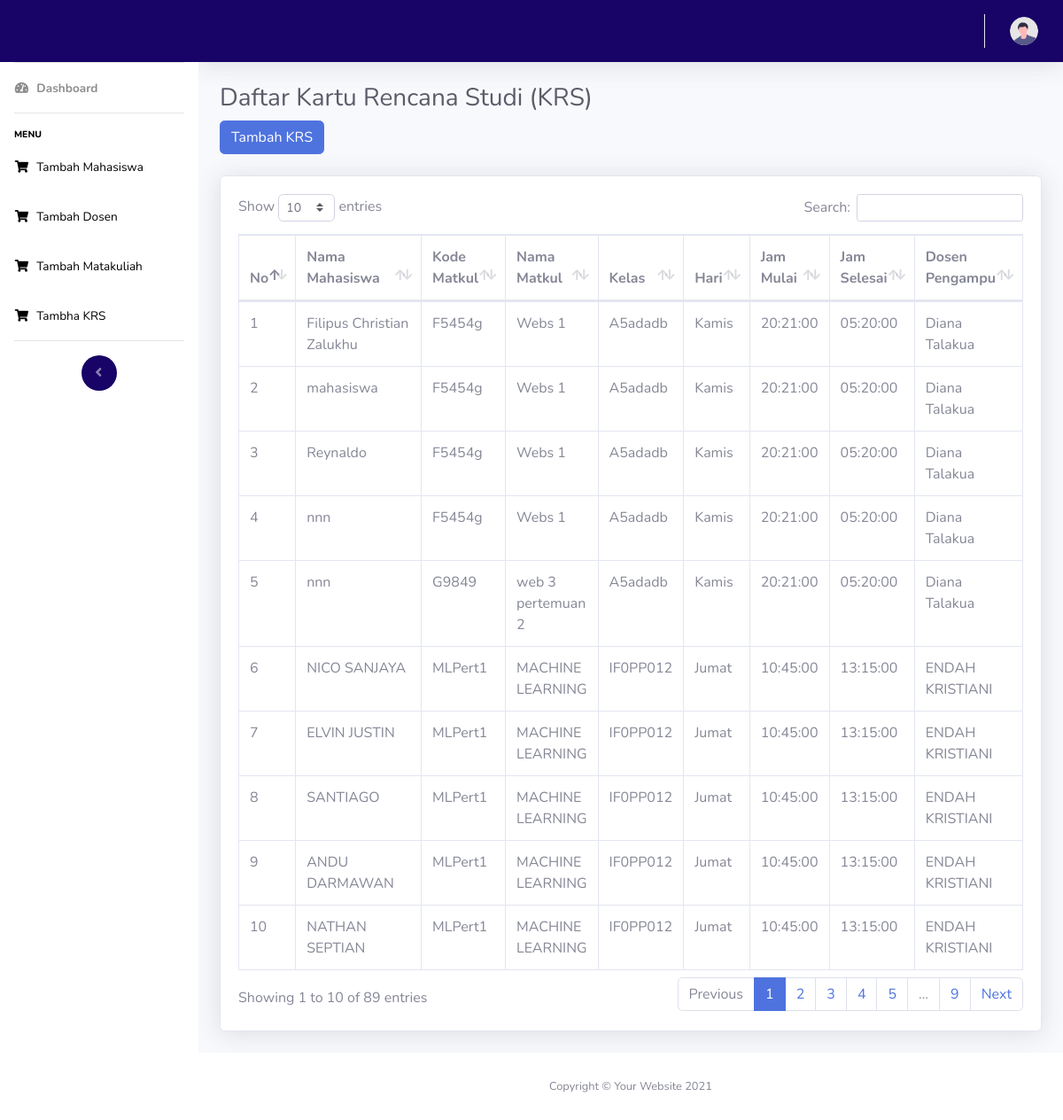
The app's page /admin/krs.php with its own data.
### tables this page shows
CREATE TABLE `krs` (
  `id` int(11) NOT NULL,
  `id_mahasiswa` int(11) NOT NULL,
  `id_matkul` int(11) NOT NULL
);

CREATE TABLE `mahasiswa` (
  `id` int(11) NOT NULL,
  `id_user` int(11) NOT NULL,
  `nama_mahasiswa` varchar(255) NOT NULL,
  `nim` varchar(10) NOT NULL,
  `milis` varchar(255) NOT NULL,
  `email` varchar(255) NOT NULL
);

CREATE TABLE `matkul` (
  `id` int(11) NOT NULL,
  `id_dosen` int(11) NOT NULL,
  `kode_matkul` varchar(10) NOT NULL,
  `nama_matkul` varchar(255) NOT NULL,
  `kelas` varchar(10) NOT NULL,
  `hari` varchar(10) NOT NULL,
  `jam_mulai` time NOT NULL,
  `jam_selesai` time NOT NULL
);

CREATE TABLE `dosen` (
  `id` int(11) NOT NULL,
  `id_user` int(11) NOT NULL,
  `nid` varchar(10) NOT NULL,
  `nama_dosen` varchar(255) NOT NULL,
  `email` varchar(255) NOT NULL
);

### admin/krs.php (the view, shortened to what this page needs)
<?php include 'assets/navbar.php'; ?>
<div class="container-fluid">
    <h1 class="h3 mb-2 text-gray-800">Daftar Kartu Rencana Studi (KRS)</h1>
    <button type="button" class="btn btn-primary" data-toggle="modal" data-target="#tambahKRSModal">
        Tambah KRS
    </button>
    <br>
    <br>
    <div class="card shadow mb-4">
        <div class="card-body">
            <div class="table-responsive">
                <table class="table table-bordered" id="dataTable" width="100%" cellspacing="0">
                    <thead>
                        <tr>
                            <th>No</th>
                            <th>Nama Mahasiswa</th>
                            <th>Kode Matkul</th>
                            <th>Nama Matkul</th>
                            <th>Kelas</th>
                            <th>Hari</th>
                            <th>Jam Mulai</th>
                            <th>Jam Selesai</th>
                            <th>Dosen Pengampu</th>
                        </tr>
                    </thead>
                    <tbody>
                        <?php
                        require_once '../include/config.php';
                        $query = "SELECT K.id, M.nama_mahasiswa, MK.kode_matkul, MK.nama_matkul, MK.kelas, MK.hari, MK.jam_mulai, MK.jam_selesai, D.nama_dosen
                                  FROM krs K
                                  INNER JOIN mahasiswa M ON K.id_mahasiswa = M.id
                                  INNER JOIN matkul MK ON K.id_matkul = MK.id
                                  INNER JOIN dosen D ON MK.id_dosen = D.id";
                       $result = $conn->query($query);
                       if ($result->num_rows > 0) {
                           $no = 1;
                            while ($row = $result->fetch_assoc()) {
                                echo "<tr>";
                                echo "<td>" . $no++ . "</td>";
                                echo "<td>" . $row["nama_mahasiswa"] . "</td>";
                                echo "<td>" . $row["kode_matkul"] . "</td>";
                                echo "<td>" . $row["nama_matkul"] . "</td>";
                                echo "<td>" . $row["kelas"] . "</td>";
                                echo "<td>" . $row["hari"] . "</td>";
                                echo "<td>" . $row["jam_mulai"] . "</td>";
                                echo "<td>" . $row["jam_selesai"] . "</td>";
                                echo "<td>" . $row["nama_dosen"] . "</td>";
                                echo "</tr>";
                            }
                        } else {
                            echo "<tr><td colspan='9'>Tidak ada data KRS.</td></tr>";
                        }
                        ?>
                    </tbody>
                </table>
            </div>
        </div>
    </div>
</div>
<?php include 'assets/footer.php'; ?>

### admin/assets/navbar.php (shortened to what this page needs)
<!DOCTYPE html>
<html lang="en">
<head>
    <link href="vendor/fontawesome-free/css/all.min.css" rel="stylesheet" type="text/css">
    <link href="css/sb-admin-2.min.css" rel="stylesheet">
    <link href="css/sb-admin-2.min.css" rel="stylesheet">
    <link href="vendor/datatables/dataTables.bootstrap4.min.css" rel="stylesheet">
</head>
<body id="page-top">
    <div id="wrapper">
        <ul class="navbar-nav bg-gradient-primary1 sidebar sidebar-dark accordion" id="accordionSidebar">
            <a class="sidebar-brand d-flex align-items-center justify-content-center" href="index.php" style="background-color: #180366; color: white;">
            </a>
            <hr class="sidebar-divider my-0">
            <li class="nav-item active">
                <a class="nav-link" href="index.php">
                    <i class="fas fa-fw fa-tachometer-alt"></i>
                    <span>Dashboard</span></a>
            </li>
            <hr class="sidebar-divider">
            <div class="sidebar-heading">
                Menu
            </div>
            <li class="nav-item">
                <a class="nav-link" href="mahasiswa.php">
                    <i class="fas fa-fw fa-shopping-cart"></i>
                    <span>Tambah Mahasiswa</span>
                </a>
            </li>
            <li class="nav-item">
                <a class="nav-link" href="dosen.php">
                    <i class="fas fa-fw fa-shopping-cart"></i>
                    <span>Tambah Dosen</span>
                </a>
            </li>
            <li class="nav-item">
                <a class="nav-link" href="matakuliah.php">
                    <i class="fas fa-fw fa-shopping-cart"></i>
                    <span>Tambah Matakuliah</span>
                </a>
            </li>
            <li class="nav-item">
                <a class="nav-link" href="krs.php">
                    <i class="fas fa-fw fa-shopping-cart"></i>
                    <span>Tambha KRS</span>
                </a>
            </li>
            <hr class="sidebar-divider d-none d-md-block">
            <div class="text-center d-none d-md-inline">
                <button class="rounded-circle border-0" id="sidebarToggle"></button>
            </div>
        </ul>
        <div id="content-wrapper" class="d-flex flex-column">
            <div id="content">
                <nav class="navbar navbar-expand navbar-light bg-primery topbar mb-4 static-top shadow" style="background-color: #180366; color: white;">
                    <ul class="navbar-nav ml-auto">
                        <li class="nav-item dropdown no-arrow">
                            <a class="nav-link dropdown-toggle" href="#" id="userDropdown" role="button" data-toggle="dropdown" aria-haspopup="true" aria-expanded="false">
                                <img class="img-profile rounded-circle" src="img/undraw_profile.svg">
                            </a>
                        </li>
                    </ul>
                </nav>

### admin/assets/footer.php (shortened to what this page needs)
<footer class="sticky-footer bg-white">
    <div class="container my-auto">
        <div class="copyright text-center my-auto">
            <span>Copyright &copy; Your Website 2021</span>
        </div>
    </div>
</footer>
</div>
</div>
</body>
</html>

### records on screen
krs: id_mahasiswa.nama_mahasiswa "Filipus Christian Zalukhu", id_matkul.kode_matkul "F5454g", id_matkul.nama_matkul "Webs 1", id_matkul.kelas "A5adadb", id_matkul.hari "Kamis", id_matkul.jam_mulai "20:21:00", id_matkul.jam_selesai "05:20:00", dosen.nama_dosen "Diana Talakua"
krs: id_mahasiswa.nama_mahasiswa "mahasiswa", id_matkul.kode_matkul "F5454g", id_matkul.nama_matkul "Webs 1", id_matkul.kelas "A5adadb", id_matkul.hari "Kamis", id_matkul.jam_mulai "20:21:00", id_matkul.jam_selesai "05:20:00", dosen.nama_dosen "Diana Talakua"
krs: id_mahasiswa.nama_mahasiswa "Reynaldo", id_matkul.kode_matkul "F5454g", id_matkul.nama_matkul "Webs 1", id_matkul.kelas "A5adadb", id_matkul.hari "Kamis", id_matkul.jam_mulai "20:21:00", id_matkul.jam_selesai "05:20:00", dosen.nama_dosen "Diana Talakua"
krs: id_mahasiswa.nama_mahasiswa "nnn", id_matkul.kode_matkul "F5454g", id_matkul.nama_matkul "Webs 1", id_matkul.kelas "A5adadb", id_matkul.hari "Kamis", id_matkul.jam_mulai "20:21:00", id_matkul.jam_selesai "05:20:00", dosen.nama_dosen "Diana Talakua"
krs: id_mahasiswa.nama_mahasiswa "nnn", id_matkul.kode_matkul "G9849", id_matkul.nama_matkul "web 3 pertemuan 2", id_matkul.kelas "A5adadb", id_matkul.hari "Kamis", id_matkul.jam_mulai "20:21:00", id_matkul.jam_selesai "05:20:00", dosen.nama_dosen "Diana Talakua"
krs: id_mahasiswa.nama_mahasiswa "NICO SANJAYA", id_matkul.kode_matkul "MLPert1", id_matkul.nama_matkul "MACHINE LEARNING", id_matkul.kelas "IF0PP012", id_matkul.hari "Jumat", id_matkul.jam_mulai "10:45:00", id_matkul.jam_selesai "13:15:00", dosen.nama_dosen "ENDAH KRISTIANI"
krs: id_mahasiswa.nama_mahasiswa "ELVIN JUSTIN", id_matkul.kode_matkul "MLPert1", id_matkul.nama_matkul "MACHINE LEARNING", id_matkul.kelas "IF0PP012", id_matkul.hari "Jumat", id_matkul.jam_mulai "10:45:00", id_matkul.jam_selesai "13:15:00", dosen.nama_dosen "ENDAH KRISTIANI"
krs: id_mahasiswa.nama_mahasiswa "SANTIAGO", id_matkul.kode_matkul "MLPert1", id_matkul.nama_matkul "MACHINE LEARNING", id_matkul.kelas "IF0PP012", id_matkul.hari "Jumat", id_matkul.jam_mulai "10:45:00", id_matkul.jam_selesai "13:15:00", dosen.nama_dosen "ENDAH KRISTIANI"
krs: id_mahasiswa.nama_mahasiswa "ANDU DARMAWAN", id_matkul.kode_matkul "MLPert1", id_matkul.nama_matkul "MACHINE LEARNING", id_matkul.kelas "IF0PP012", id_matkul.hari "Jumat", id_matkul.jam_mulai "10:45:00", id_matkul.jam_selesai "13:15:00", dosen.nama_dosen "ENDAH KRISTIANI"
krs: id_mahasiswa.nama_mahasiswa "NATHAN SEPTIAN", id_matkul.kode_matkul "MLPert1", id_matkul.nama_matkul "MACHINE LEARNING", id_matkul.kelas "IF0PP012", id_matkul.hari "Jumat", id_matkul.jam_mulai "10:45:00", id_matkul.jam_selesai "13:15:00", dosen.nama_dosen "ENDAH KRISTIANI"
